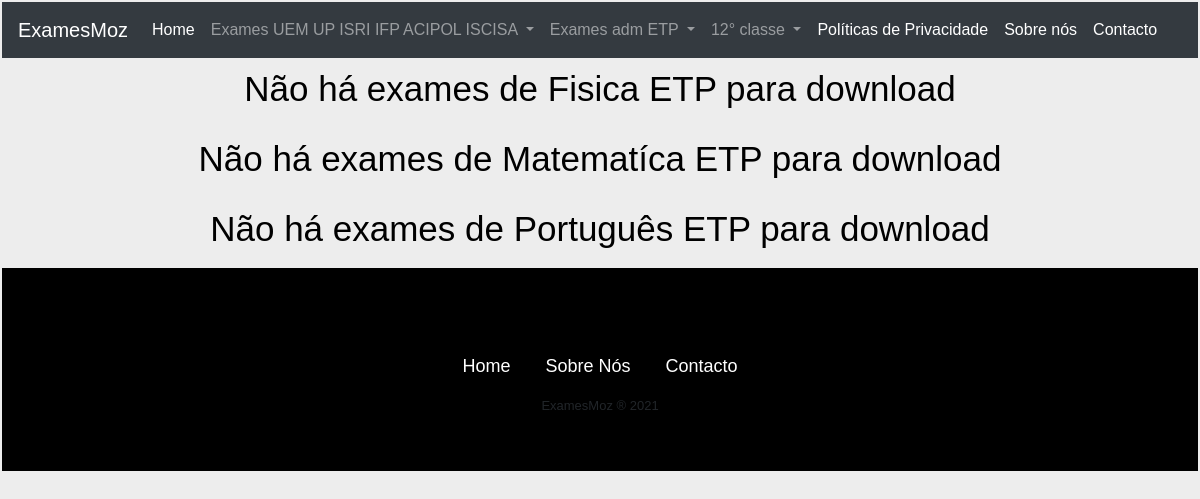
The page /etp on the database as committed earlier.
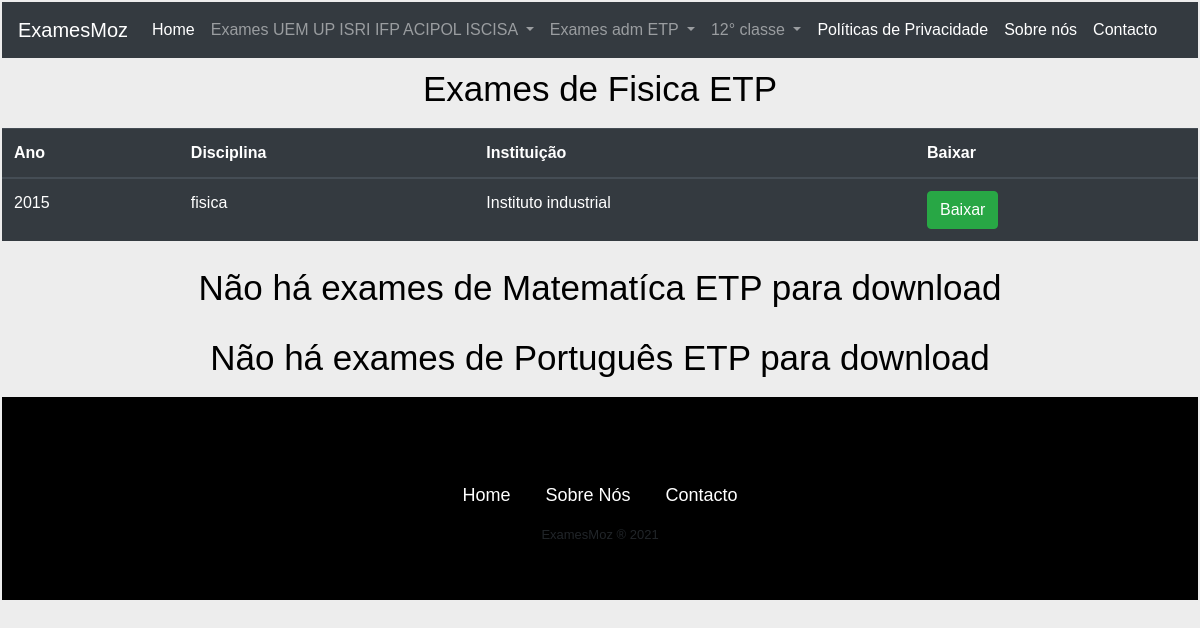
The same page on the database as committed later.
### exame/models.py (models this page shows, shortened)
class Exame(models.Model):
    DISCIPLINAS_CHOISES = (
            ('matematica', 'matematica'),
            ('fisica','fisica'),
            ('geografia','geografia'),
            ('portugues','portugues'),
            ('english','english'),
            ('quimica','quimica'),
            ('filosofia','filosofia'),
            ('desenho','desenho')
            )
    NIVEL_CHOISES = (
            ('medio','medio'),
            ('superior','superior'),
            ('escolar','escolar')
            )
    CLASSE_CHOISES = (
            ('12','12'),
            ('10','10')
            )
    UNI_CHOISES =(
            ('UEM', 'Universidade Eduardo Mondlane'),
            ('UP', 'Universidade Pedagógica'),
            ('UJC', 'Univeridade Jaoquim Chissano'),
            ('IFP','IFP'),
            ('ICISA','ICISA'),
            ('Outra','Outra'),
            ('escolar','escolar'),
            ('ETP','ETP')
            )
    ANO_CHOICES = (
           ('2000','2000'),
           ('2001','2001'),
           ('2002','2002'),
           ('2003','2003'),
           ('2004','2004'),
           ('2005','2005'),
           ('2006','2006'),
           ('2007','2007'),
           ('2008','2008'),
           ('2009','2009'),
           ('2010','2010'),
           ('2011','2011'),
           ('2012','2012'),
           ('2013','2013'),
           ('2014','2014'),
           ('2015','2015'),
           ('2016','2016'),
           ('2017','2017'),
           ('2018','2018'),
           ('2019','2019'),
           ('2020','2020'),
           ('2021','2021'),
           ('2022','2022'),
           ('2023','2023'),
           ('2024','2024'),
           ('2025','2025')
           )
    ano = models.CharField('Ano',max_length=4,unique=True, choices=ANO_CHOICES)
    disciplina = models.CharField('Disciplina',max_length=100, choices=DISCIPLINAS_CHOISES)
    instituicao = models.CharField('Instituição',max_length=100, choices=UNI_CHOISES)
    nivel = models.CharField('Nivel', max_length=100, choices=NIVEL_CHOISES)
    pdf = models.FileField('arquivo_pdf', upload_to='pdf', unique=True)
    classe = models.CharField('classe', max_length=100,blank=True,choices=CLASSE_CHOISES)
    class Meta:
        ordering = ['-ano',]

### exame/views.py (the view)
# urls.py: path('etp',exame_etp,name='exame_etp'),
def exame_etp(request):
    objecto1 = Exame.objects.filter(nivel='medio', disciplina='fisica')
    objecto2 = Exame.objects.filter(nivel='medio', disciplina='portugues')
    objecto3 = Exame.objects.filter(nivel='medio', disciplina='matematica')
    contexto = {
            'fisica':objecto1,
            'portugues':objecto2,
            'matematica':objecto3
            }
    return render(request, 'etp.html', contexto)

### exame/templates/etp.html (shortened to what this page needs)
{% extends 'base.html' %}
{% load bootstrap4 %}
{% block conteudo %}
	{% if fisica %}
		<h1 class="titulos">Exames de Fisica ETP</h1>
	<table class="table table-dark">
	 <thead>
	   <tr>
	     <th scope="col">Ano</th>
	     <th scope="col">Disciplina</th>
	     <th scope="col">Instituição</th>
	     <th scope="col">Baixar</th>
	   </tr>
	 </thead>
	 {% for exame in fisica %}
		 <tbody>
		   <tr>
		     <td scope="row">{{exame.ano}}</td>
		     <td scope="row">{{exame.disciplina}}</td>
		     <td scope="row">{{exame.instituicao}}</td>
		     <td scope="row">{% buttons %}<a href="{{exame.pdf.url}}" download><button type="button" class="btn btn-success">Baixar</button></a>{% endbuttons %}</td>
		   </tr>
		 </tbody>
	{% endfor %}
	</table>
	{% endif %}
	{% if not fisica %}
		<h1 class="titulos">Não há exames de Fisica ETP para download</h1>
	{% endif %}
	{% if not matematica %}
		<h1 class="titulos">Não há exames de Matematíca ETP para download</h1>
	{% endif %}
	{% if not portugues %}
		<h1 class="titulos">Não há exames de Português ETP para download</h1>
	{% endif %}
{% endblock %}

Rows that differ between the two databases and show on the page:
added Exame: ano "2015", disciplina "fisica", instituicao "Instituto industrial"
Other text that changed with them:
text no longer shown: "Não há exames de Fisica ETP para download"
text now shown: "Exames de Fisica ETP Ano Disciplina Instituição Baixar"
